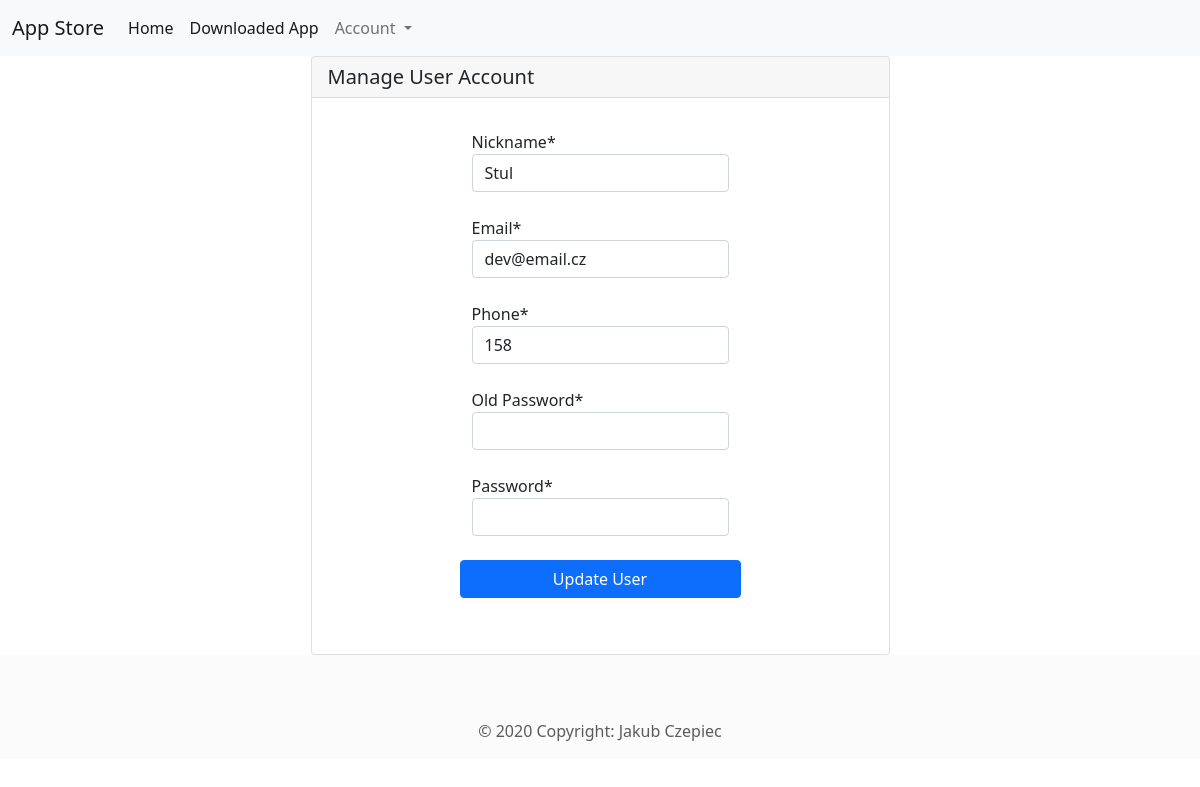
/userPage/manageAccount/ (signed in), run on the app's committed database.
### AppStore/models.py (models this page shows, shortened)
class User(models.Model):
    first_name = models.CharField(max_length=20)
    last_name = models.CharField(max_length=20)
    nickname = models.CharField(max_length=20)
    password = models.CharField(max_length=20)
    email = models.EmailField(max_length=20, unique=True)
    phone = models.CharField(max_length=20, unique=True)
    register_date = models.DateTimeField(auto_now_add=True)
    role = models.CharField(max_length=20, default='user')

### AppStore/views.py (the view)
# urls.py: path('userPage/manageAccount/', views.manageAccount, name='manageAccount'),
def manageAccount(request):
    if 'userId' not in request.session:
        return redirect('/')
    user = User.objects.get(id=request.session['userId'])
    if request.method == 'POST':
        form = ManageAccount(request.POST)
        if form.is_valid():
            user.nickname = form.cleaned_data['nickname']
            user.email = form.cleaned_data['email']
            user.phone = form.cleaned_data['phone']
            if user.password != form.cleaned_data['old_password']:
                user.save()
            else:
                user.password = form.cleaned_data['password']
                user.save()
            return redirect('/userPage')
        else:
            return render(request, 'manageAccount.html', {'form': form, 'user': user})
    else:
        form = ManageAccount(initial={
            'first_name': user.first_name,
            'last_name': user.last_name,
            'nickname': user.nickname,
            'email': user.email,
            'phone': user.phone,
            'password': user.password
        })
        return render(request, 'manageAccount.html', {'form': form, 'user': user})

### AppStore/forms.py
class ManageAccount(forms.Form):
    nickname = forms.CharField(label='Nickname', max_length=20)
    old_password = forms.CharField(label="Old Password", widget=forms.PasswordInput)
    password = forms.CharField(label='Password', widget=forms.PasswordInput)
    email = forms.EmailField(label='Email')
    phone = forms.CharField(label='Phone', max_length=20)

### AppStore/templates/manageAccount.html (shortened to what this page needs)
{% extends "userBase.html" %}
{% block content %}
<div class="d-flex justify-content-md-center">
    <div class="card">
        <h5 class="card-header">Manage User Account</h5>
            {% load crispy_forms_tags %}
            <div class="d-flex justify-content-center" style="padding-right: 10rem; padding-left: 10rem; padding-top: 2rem; padding-bottom: 2rem;">
                <form method="post">
                    <div class="form-outline mb-4 row">
                        {{form.nickname|as_crispy_field}}
                    </div>
                    <div class="form-outline mb-4 row">
                        {{form.email|as_crispy_field}}
                    </div>
                    <div class="form-outline mb-4 row">
                        {{form.phone|as_crispy_field}}
                    </div>
                    <div class="form-outline mb-4 row">
                        {{form.old_password|as_crispy_field}}
                    </div>
                    <div class="form-outline mb-4 row">
                        {{form.password|as_crispy_field}}
                    </div>
                    <div class="form-outline mb-4 row">
                        <button type="submit" class="btn btn-primary">Update User</button>
                    </div>
                </form>
            </div>
        </div>
    </div>
{% endblock content %}

### data on the page
User: nickname "Stul", email "dev@email.cz", phone "158"
